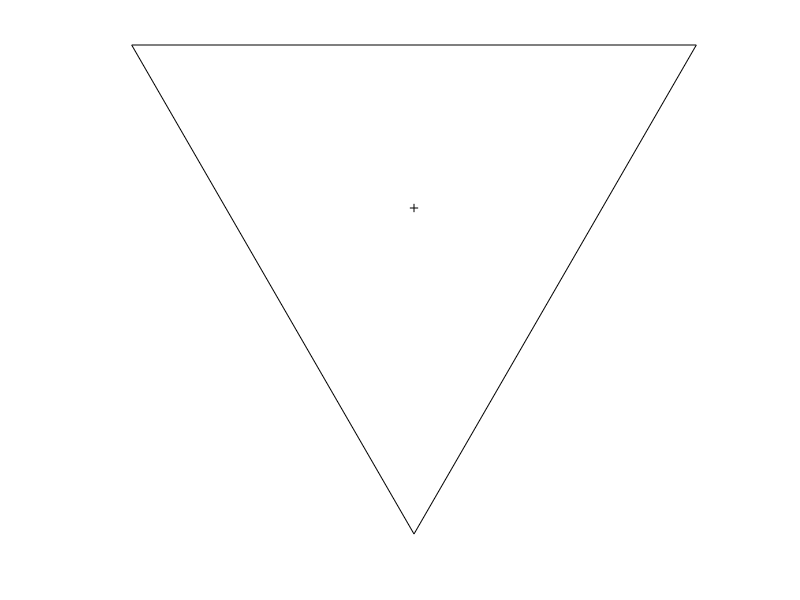

MATLAB code to generate this figure: (Note: this script raises an error after producing the figure.)
function draft()
    figure;
    axis equal;
    axis off;
    hold on;
    plot([0, cos(pi / 6), cos(5 * pi / 6), 0], [-1, sin(pi / 6), sin(5 * pi / 6), -1], 'color', 'black');
    plot(0, 0, '+', 'color', 'black');
    circle(1, 'black');
    hold off;